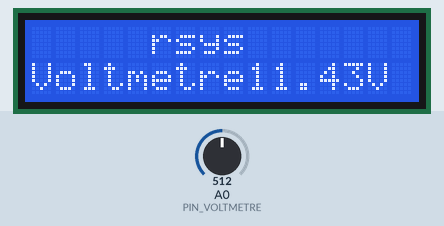
Simulated run of this sketch. Board: Arduino Uno, built with avr-gcc and run on an emulated ATmega328P. Parts: 16×2 character LCD. The test bench sets the inputs (shaded band); at power-on: A0 (PIN_VOLTMETRE) = 512.

Above: at 3.2 s.
3.3 s: A0 (PIN_VOLTMETRE) set to 716
At 4.6 s:
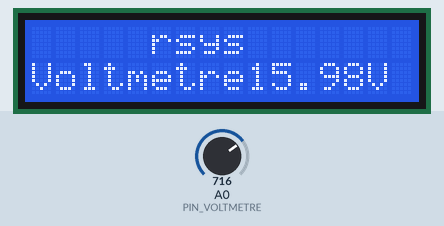
5.4 s: A0 (PIN_VOLTMETRE) set to 900
At 7.0 s:
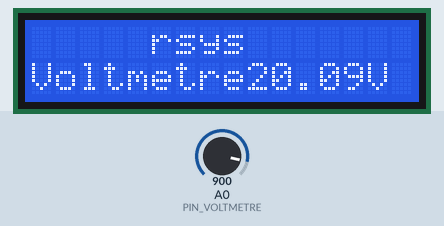
7.3 s: A0 (PIN_VOLTMETRE) set to 1023
At 8.6 s:
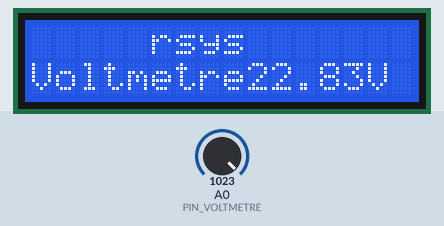
Timing chart, 0 to 10.3 s (numbered marks = the images above; inputs shaded):
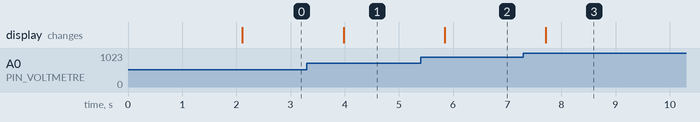

The sketch:

oscillocopre_i2c.ino
```cpp
/*
* Afficheur 16x2
*/
#include <Wire.h>
#include <LiquidCrystal_I2C.h>

//LiquidCrystal_I2C lcd(0x27, 16, 4);
LiquidCrystal_I2C lcd(0x3F,16,2);

#define R1 2000
#define R2 560
#define PIN_VOLTMETRE A0

#define MAX_VOLTS_INPUT 22.857F  //mettre le F à la fin pour les virgules
#define RATION_VOLT (float)(22.857F / 5.0F)


/*
* caractere special
*/
byte Ohm[8] = {
  B00000,
  B00100,
  B01010,
  B10001,
  B01010,
  B11011
};

void lcdStartupScreen() {
  lcd.setCursor(5, 0);
 // lcd.write((byte)0);
  lcd.print("rsys");


  lcd.setCursor(0, 1);
  lcd.print("voltmetre");
}

float calculateVin(uint16_t vADC) {
  return 5.0F / 1024.0F * vADC * RATION_VOLT;
}

void printvoltagevalue(float value) {

  lcd.setCursor(0, 1);
  lcd.print("                ");

  lcd.setCursor(0, 1);
  lcd.print("Voltmetre: ");
   lcd.setCursor(9, 1);
  lcd.print(value);
  lcd.print("V");
}


void setup() {
  // put your setup code here, to run once:


  Serial.begin(9600);

  lcd.init();
  /*
* demande de transformation forcé demanandé par la fonction write '(byte)0'
*/
 // lcd.createChar(0, Ohm);
  lcd.backlight();

  lcdStartupScreen();

  delay(2000);
  //lcd.clear();
}

void loop() {
  // put your main code here, to run repeatedly:
  printvoltagevalue(calculateVin(analogRead(PIN_VOLTMETRE)));

  //  Serial.print("valeur lue : ");
  //float calculateting=calculateVin(analogRead(PIN_VOLTMETRE));
  //  Serial.println(calculateVin(analogRead(PIN_VOLTMETRE)));
  //  Serial.println(analogRead(PIN_VOLTMETRE));
  delay(900);
}
```

Measured:
- after the input at 3.3 s, the display: changes after 0.68 s (image 1)
- after the input at 5.4 s, the display: changes after 0.44 s (image 2)
- after the input at 7.3 s, the display: changes after 0.41 s (image 3)
